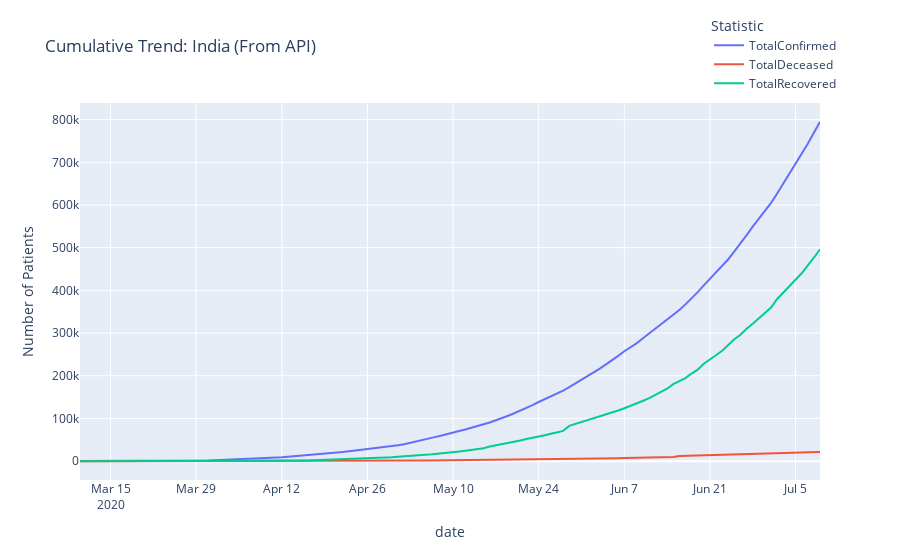

Notebook cell for this chart:
### Code cell
fig = india_data[['TotalConfirmed', 'TotalDeceased',
                  'TotalRecovered']].iloc[40:].plot(title=' Cumulative Trend: India (From API)')
fig.update_layout(yaxis=dict(title='Number of Patients'),
                  legend_title_text='Statistic', legend=dict(x=.85, y=1.24))
